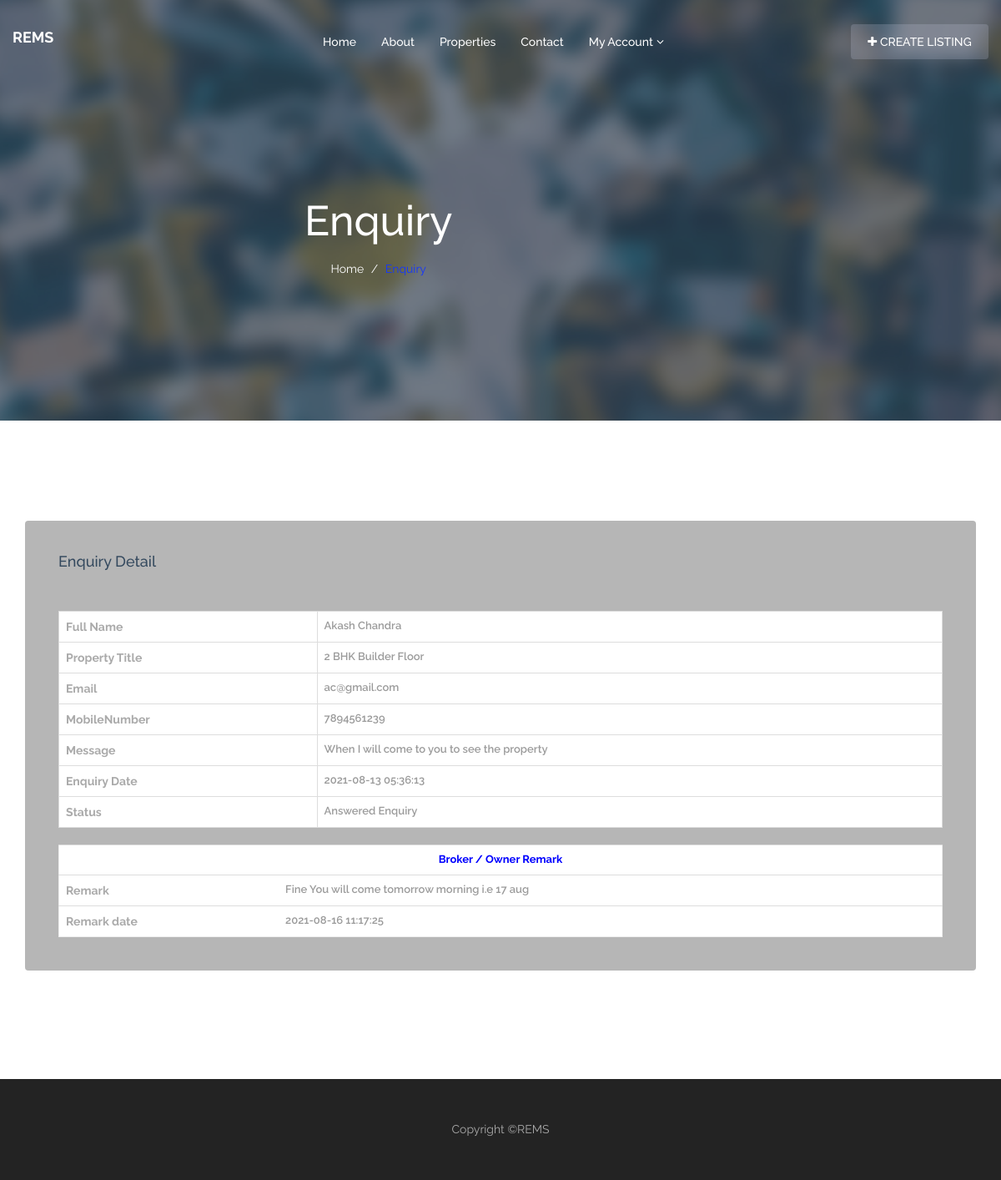
The app's page /view-enquiry-detail.php?viewid=1 (signed in) with its own data.
### tables this page shows
CREATE TABLE `tblenquiry` (
  `ID` int(11) NOT NULL,
  `PropertyID` int(10) NOT NULL,
  `FullName` varchar(200) NOT NULL,
  `Email` varchar(200) NOT NULL,
  `MobileNumber` bigint(10) NOT NULL,
  `Message` mediumtext NOT NULL,
  `EnquiryNumber` varchar(200) NOT NULL,
  `EnquiryDate` timestamp NOT NULL DEFAULT current_timestamp(),
  `Status` varchar(10) DEFAULT NULL,
  `Remark` varchar(200) DEFAULT NULL,
  `RemarkDate` timestamp NULL DEFAULT NULL ON UPDATE current_timestamp()
);

CREATE TABLE `tblproperty` (
  `ID` int(10) NOT NULL,
  `UserID` char(20) DEFAULT NULL,
  `PropertyTitle` mediumtext DEFAULT NULL,
  `PropertDescription` mediumtext DEFAULT NULL,
  `Type` varchar(50) DEFAULT NULL,
  `Status` varchar(100) DEFAULT NULL,
  `Location` varchar(200) DEFAULT NULL,
  `Bedrooms` varchar(200) DEFAULT NULL,
  `Bathrooms` varchar(200) DEFAULT NULL,
  `Floors` varchar(200) DEFAULT NULL,
  `Garages` varchar(200) DEFAULT NULL,
  `Area` varchar(50) DEFAULT NULL,
  `Size` varchar(50) DEFAULT NULL,
  `RentorsalePrice` varchar(120) DEFAULT NULL,
  `BeforePricelabel` varchar(120) DEFAULT NULL,
  `AfterPricelabel` varchar(120) DEFAULT NULL,
  `PropertyID` varchar(120) DEFAULT NULL,
  `CenterCooling` int(4) DEFAULT NULL,
  `Balcony` int(4) DEFAULT NULL,
  `PetFriendly` int(4) DEFAULT NULL,
  `Barbeque` int(4) DEFAULT NULL,
  `FireAlarm` int(4) DEFAULT NULL,
  `ModernKitchen` int(4) DEFAULT NULL,
  `Storage` int(4) DEFAULT NULL,
  `Dryer` int(4) DEFAULT NULL,
  `Heating` int(4) DEFAULT NULL,
  `Pool` int(4) DEFAULT NULL,
  `Laundry` int(4) DEFAULT NULL,
  `Sauna` int(4) DEFAULT NULL,
  `Gym` int(4) DEFAULT NULL,
  `Elevator` int(4) DEFAULT NULL,
  `DishWasher` int(4) DEFAULT NULL,
  `EmergencyExit` int(4) DEFAULT NULL,
  `FeaturedImage` varchar(200) DEFAULT NULL,
  `GalleryImage1` varchar(200) DEFAULT NULL,
  `GalleryImage2` varchar(200) DEFAULT NULL,
  `GalleryImage3` varchar(200) DEFAULT NULL,
  `GalleryImage4` varchar(200) DEFAULT NULL,
  `GalleryImage5` varchar(200) DEFAULT NULL,
  `Address` varchar(200) DEFAULT NULL,
  `Country` varchar(200) DEFAULT NULL,
  `City` varchar(220) DEFAULT NULL,
  `State` varchar(200) DEFAULT NULL,
  `ZipCode` varchar(200) DEFAULT NULL,
  `Neighborhood` varchar(200) DEFAULT NULL,
  `ListingDate` timestamp NULL DEFAULT current_timestamp()
);

### view-enquiry-detail.php (the view, shortened to what this page needs)
<?php
if (strlen($_SESSION['remsuid']==0)) {
  header('location:logout.php');
  } else{
?>
 <!DOCTYPE html>
<html dir="ltr" lang="en-US">
<head>
    <link href="assets/css/external.css" rel="stylesheet">
    <link href="assets/css/bootstrap.min.css" rel="stylesheet">
    <link href="assets/css/style.css" rel="stylesheet">
</head>
<body>
    <div id="wrapper" class="wrapper clearfix">
        <?php include_once('includes/header.php');?>
        <section id="page-title" class="page-title bg-overlay bg-overlay-dark2">
            <div class="container">
                <div class="row">
                    <div class="col-xs-12 col-sm-12 col-md-6 col-md-offset-3">
                        <div class="title title-1 text-center">
                            <div class="title--content">
                                <div class="title--heading">
                                    <h1>Enquiry</h1>
                                </div>
                                <ol class="breadcrumb">
                                    <li><a href="index.php">Home</a></li>
                                    <li class="active">Enquiry</li>
                                </ol>
                            </div>
                        </div>
                    </div>
                </div>
            </div>
        </section>
        <section id="add-property" class="add-property">
            <div class="container">
                <div class="row">
                    <div class="col-xs-12 col-sm-12 col-md-12">
                 <?php
 $cid=$_GET['viewid'];
$ret=mysqli_query($con,"select tblproperty.PropertyTitle,tblenquiry.* from tblenquiry join tblproperty on tblproperty.ID=tblenquiry.PropertyID where tblenquiry.ID='$cid'");
while ($row=mysqli_fetch_array($ret)) {
?>        <div class="form-box">
                                <div class="row">
                                    <div class="col-xs-12 col-sm-12 col-md-12">
                                        <h4 class="form--title">Enquiry Detail</h4>
                                    </div>
                                    <div class="col-xs-12 col-sm-12 col-md-12">
                                       <table border="1" class="table table-bordered mg-b-0">
   <tr>
                                <th>Full Name</th>
                                   <td><?php  echo $row['FullName'];?></td>
                                   </tr>
                                   <tr>
                                <th>Property Title</th>
                                   <td><?php  echo $row['PropertyTitle'];?></td>
                                   </tr>
<tr>
                                <th>Email</th>
                                   <td><?php  echo $row['Email'];?></td>
                                   </tr>
                                <tr>
                                <th>MobileNumber</th>
                                   <td><?php  echo $row['MobileNumber'];?></td>
                                   </tr>
                                   <tr>
                                    <th>Message</th>
                                      <td><?php  echo $row['Message'];?></td>
                                  </tr>
                                      <tr>
                                       <th>Enquiry Date</th>
                                        <td><?php  echo $row['EnquiryDate'];?></td>
                                    </tr>
<tr>
    <tr>
    <th>Status</th>
    <td> <?php
if($row['Status']=="Answer")
{
  echo "Answered Enquiry";
}
     ;?></td>
  </tr>
</table>
                                    </div>
                                </div>
               <table class="table mb-0">
<?php if(($row['Status']=="") and ($_SESSION['ut']=='1' || $_SESSION['ut']=="2")){ ?>
<form class="mb-0" method="post"  enctype="multipart/form-data" name="submit">
<tr>
    <th>Remark :</th>
    <td>
    <textarea name="remark" placeholder="" rows="12" cols="14" class="form-control" required="true"></textarea></td>
  </tr>
  <tr align="center">
    <td colspan="2"><button type="submit" name="submit" class="btn btn--primary"></i> Update</button></td>
  </tr>
  </form>
<?php } else { ?>
<tr>
  <td colspan="2" style="text-align: center; color:blue"><strong>Broker / Owner Remark</strong></td>
</tr>
  <tr>
    <th>Remark</th>
    <td><?php echo $row['Remark']; ?></td>
  </tr>
<tr>
<th>Remark date</th>
<td><?php echo $row['RemarkDate']; ?>  </td></tr>
<?php } ?>
</table>
<?php } ?>
                    </div>
                </div>
            </div>
        </section>
                    </div>
        <?php include_once('includes/footer.php');?>
</body>
</html>
 <?php } ?>

### includes/header.php (shortened to what this page needs)
<header id="navbar-spy" class="header header-1 header-transparent header-fixed">
            <nav id="primary-menu" class="navbar navbar-fixed-top">
                <div class="container-fluid">
                    <div class="navbar-header">
                 <a class="logo" href="index.php">
                    <strong style="color:white; font-size:18px;">REMS</strong>
                </a>
                    </div>
                    <div class="collapse navbar-collapse pull-right" id="navbar-collapse-1">
                        <ul class="nav navbar-nav nav-pos-center navbar-left">
                            <li>
                                <a href="index.php">home</a>
                            </li>
                             <li><a href="about.php">about</a></li>
                            <li><a href="properties-grid.php">properties</a></li>
                            <li><a href="contact.php">contact</a></li>
                            <li class="has-dropdown">
                                <?php if (strlen($_SESSION['remsuid']!=0)) {?>
                                <a href="#" data-toggle="dropdown" class="dropdown-toggle menu-item">My Account</a>
                                <?php } ?>
                            </li>
                        </ul>
                        <?php
                        if (strlen($_SESSION['ut']!=3)) {
                            ?>
                        <div class="module module-property pull-left">
                            <a href="add-property.php"  class="btn"><i class="fa fa-plus"></i> CREATE LISTING</a>
                        </div>
                        <?php  }
                       ?>
                    </div>
                </div>
            </nav>
        </header>

### includes/footer.php
<!DOCTYPE html>
<html dir="ltr" lang="en-US">
<head>
</head>
<body>
<footer id="sticky-footer" class="flex-shrink-0 py-4 bg-dark text-white-50">
    <div class="container text-center" style="padding:50px;">
      Copyright &copy;REMS
    </div>
  </footer>
  </html>

### records on screen
tblenquiry: FullName "Akash Chandra", PropertyID.PropertyTitle "2 BHK Builder Floor", Email "ac@gmail.com", MobileNumber "7894561239", Message "When I will come to you to see the property", EnquiryDate "2021-08-13 05:36:13", Status "Answered Enquiry", Remark "Fine You will come tomorrow morning i.e 17 aug", RemarkDate "2021-08-16 11:17:25"
